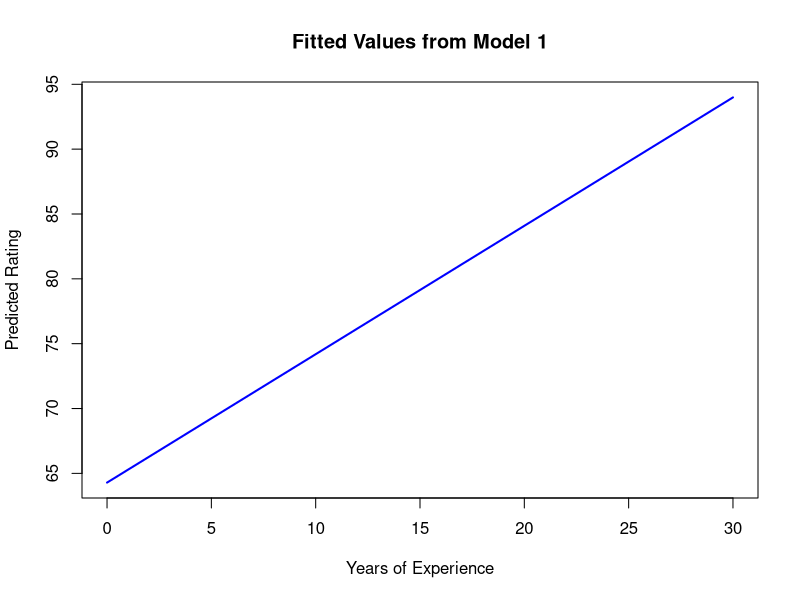
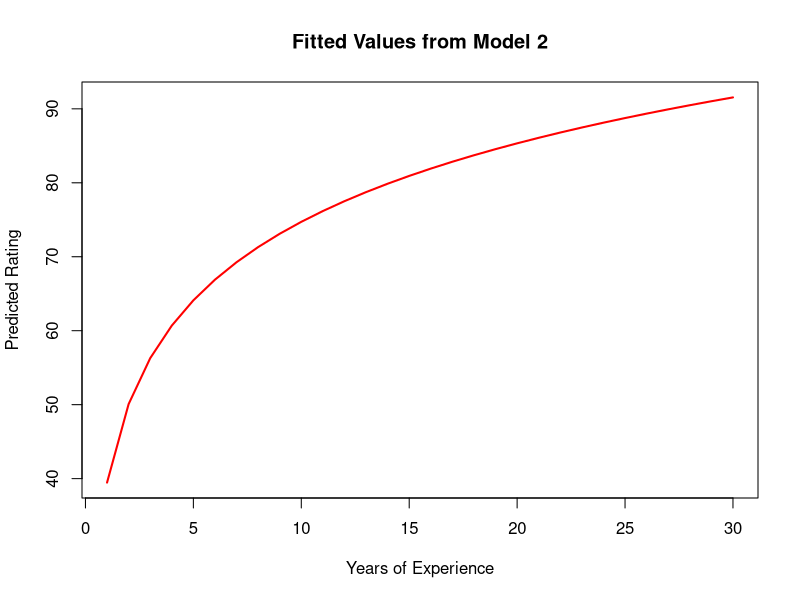

These figures' R source, in order:
# 4.4
# a

exper <- 0:30
rating_model1 <- 64.289 + 0.990 * exper


plot(exper, rating_model1, type = "l", col = "blue", lwd = 2, 
     xlab = "Years of Experience", ylab = "Predicted Rating",
     main = "Fitted Values from Model 1")


# b

exper2 <- 1:30
rating_model2 <- 39.464 + 15.312 * log(exper2)

plot(exper2, rating_model2, type = "l", col = "red", lwd = 2, 
     xlab = "Years of Experience", ylab = "Predicted Rating",
     main = "Fitted Values from Model 2")


# Since Model 2 uses ln(EXPER), and ln(0) is undefined, the four artists with no experience were excluded.


# c
# (i)
# marginal effect(10y) = 0.990

# (ii)
# marginal effect(20y) = 0.990





